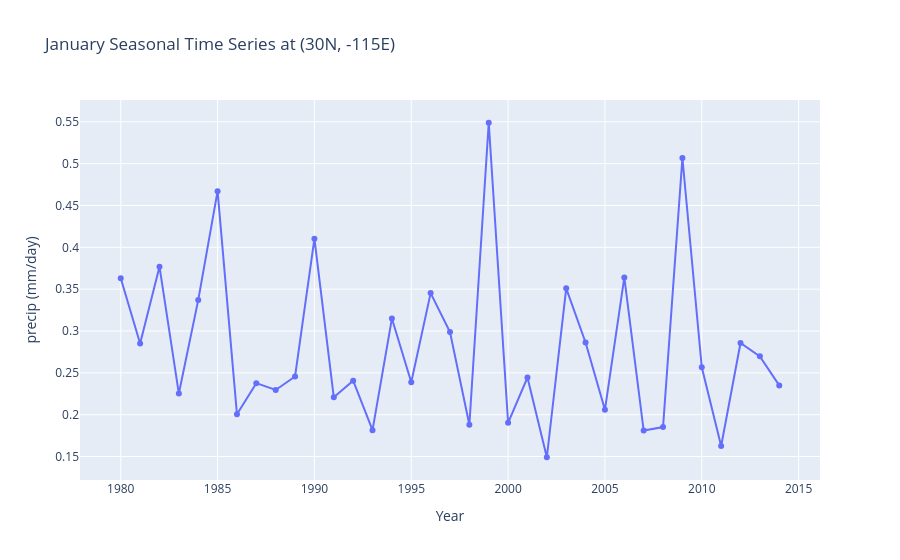

Source (notebook cell):
### Code cell
fig = plot_seasonal_timeseries(
    da, lat=30, lon=-115,
    month=1,  # January
    start_year=1980, end_year=2014,
    level=level  # only needed if multi-level dataset
)
fig.show()

### Figure 1 — Plotly figure (JSON) as saved in the notebook; plotly's stock layout.template omitted (floating-point values rounded to 4 significant figures)
{"data": [{"hovertemplate": "Year=%{x}<br>precip (mm/day)=%{y}<extra></extra>", "legendgroup": "", "line": {"color": "#636efa", "dash": "solid"}, "marker": {"symbol": "circle"}, "mode": "lines+markers", "name": "", "orientation": "v", "showlegend": false, "type": "scatter", "x": [1980, 1981, 1982, 1983, 1984, 1985, 1986, 1987, 1988, 1989, 1990, 1991, 1992, 1993, 1994, 1995, 1996, 1997, 1998, 1999, 2000, 2001, 2002, 2003, 2004, 2005, 2006, 2007, 2008, 2009, 2010, 2011, 2012, 2013, 2014], "xaxis": "x", "y": [0.363, 0.2852, 0.3769, 0.2253, 0.3369, 0.4671, 0.2005, 0.2377, 0.2296, 0.2457, 0.4103, 0.2208, 0.2407, 0.1816, 0.3149, 0.2389, 0.3453, 0.2987, 0.188, 0.5489, 0.1903, 0.2445, 0.1492, 0.3511, 0.2863, 0.2059, 0.3641, 0.1811, 0.1852, 0.5068, 0.2567, 0.1626, 0.2857, 0.2697, 0.235], "yaxis": "y"}], "layout": {"legend": {"tracegroupgap": 0}, "title": {"text": "January Seasonal Time Series at (30N, -115E)"}, "xaxis": {"anchor": "y", "domain": [0, 1], "title": {"text": "Year"}}, "yaxis": {"anchor": "x", "domain": [0, 1], "title": {"text": "precip (mm/day)"}}}}
